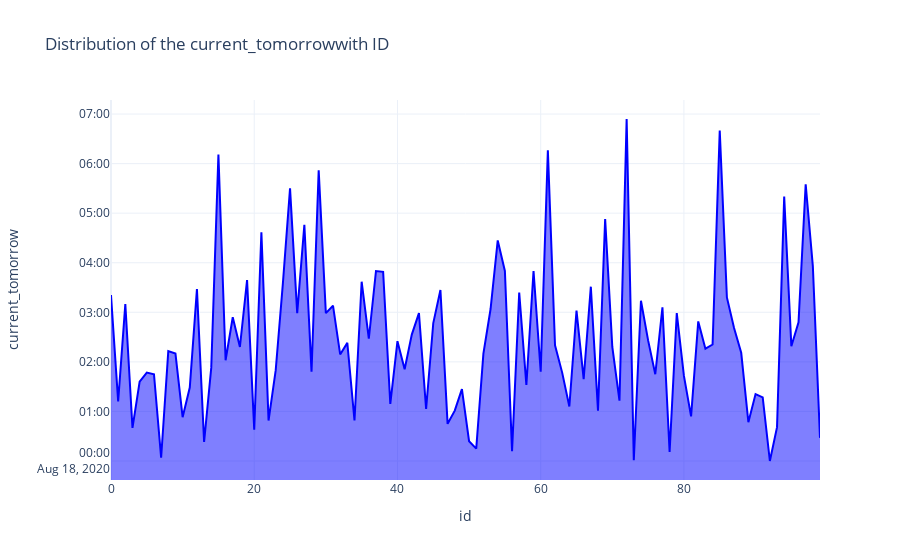
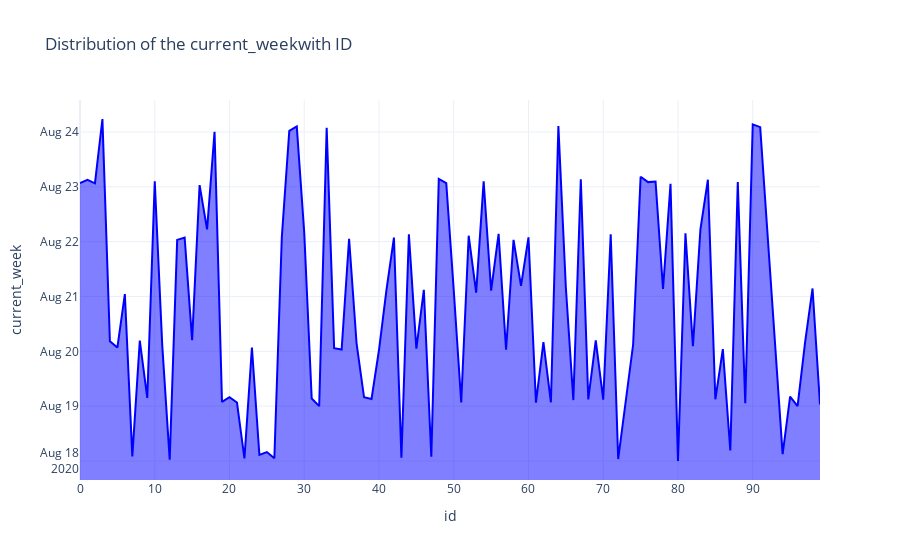
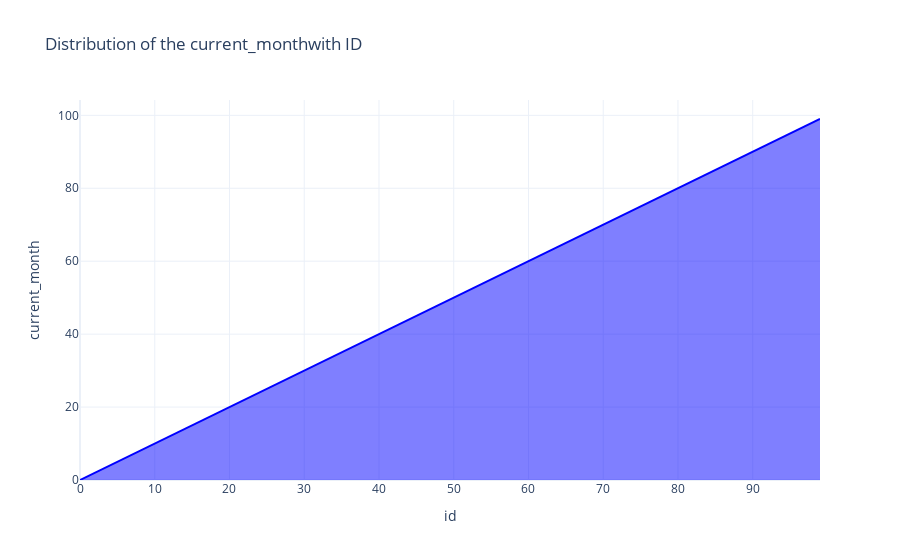

Notebook code cell kept with these figures, in order:
### Code cell
X_data = df_pd[["current_tomorrow", "current_week", "current_month"]]
    
for y_data in X_data:
    fig = px.area(df_pd,
            x='id',
            y=y_data,
            template='plotly_white',
            color_discrete_sequence=['blue'],
            title="Distribution of the "+str(y_data)+"with ID "
           )

    fig.show()

### Figure 1 — Plotly figure (JSON) as saved in the notebook; plotly's stock layout.template omitted (floating-point values rounded to 4 significant figures)
{"data": [{"hoverlabel": {"namelength": 0}, "hovertemplate": "id=%{x}<br>current_tomorrow=%{y}", "legendgroup": "", "line": {"color": "blue"}, "mode": "lines", "name": "", "orientation": "v", "showlegend": false, "stackgroup": "1", "type": "scatter", "x": ["0", "1", "2", "3", "4", "5", "6", "7", "8", "9", "10", "11", "12", "13", "14", "15", "16", "17", "18", "19", "20", "21", "22", "23", "24", "25", "26", "27", "28", "29", "30", "31", "32", "33", "34", "35", "36", "37", "38", "39", "40", "41", "42", "43", "44", "45", "46", "47", "48", "49", "50", "51", "52", "53", "54", "55", "56", "57", "58", "59", "60", "61", "62", "63", "64", "65", "66", "67", "68", "69", "70", "71", "72", "73", "74", "75", "76", "77", "78", "79", "80", "81", "82", "83", "84", "85", "86", "87", "88", "89", "90", "91", "92", "93", "94", "95", "96", "97", "98", "99"], "xaxis": "x", "y": ["2020-08-18T03:21:00", "2020-08-18T01:12:00", "2020-08-18T03:10:00", "2020-08-18T00:40:00", "2020-08-18T01:36:00", "2020-08-18T01:47:00", "2020-08-18T01:45:00", "2020-08-18T00:04:00", "2020-08-18T02:13:00", "2020-08-18T02:10:00", "2020-08-18T00:53:00", "2020-08-18T01:29:00", "2020-08-18T03:28:00", "2020-08-18T00:23:00", "2020-08-18T01:53:00", "2020-08-18T06:11:00", "2020-08-18T02:02:00", "2020-08-18T02:54:00", "2020-08-18T02:18:00", "2020-08-18T03:39:00", "2020-08-18T00:38:00", "2020-08-18T04:37:00", "2020-08-18T00:49:00", "2020-08-18T01:50:00", "2020-08-18T03:35:00", "2020-08-18T05:30:00", "2020-08-18T02:59:00", "2020-08-18T04:46:00", "2020-08-18T01:48:00", "2020-08-18T05:52:00", "2020-08-18T02:59:00", "2020-08-18T03:08:00", "2020-08-18T02:09:00", "2020-08-18T02:23:00", "2020-08-18T00:49:00", "2020-08-18T03:37:00", "2020-08-18T02:28:00", "2020-08-18T03:50:00", "2020-08-18T03:49:00", "2020-08-18T01:09:00", "2020-08-18T02:25:00", "2020-08-18T01:51:00", "2020-08-18T02:33:00", "2020-08-18T02:59:00", "2020-08-18T01:03:00", "2020-08-18T02:47:00", "2020-08-18T03:27:00", "2020-08-18T00:45:00", "2020-08-18T01:01:00", "2020-08-18T01:27:00", "2020-08-18T00:24:00", "2020-08-18T00:15:00", "2020-08-18T02:10:00", "2020-08-18T03:04:00", "2020-08-18T04:27:00", "2020-08-18T03:50:00", "2020-08-18T00:12:00", "2020-08-18T03:24:00", "2020-08-18T01:32:00", "2020-08-18T03:50:00", "2020-08-18T01:48:00", "2020-08-18T06:16:00", "2020-08-18T02:20:00", "2020-08-18T01:47:00", "2020-08-18T01:06:00", "2020-08-18T03:02:00", "2020-08-18T01:39:00", "2020-08-18T03:31:00", "2020-08-18T01:01:00", "2020-08-18T04:53:00", "2020-08-18T02:18:00", "2020-08-18T01:13:00", "2020-08-18T06:54:00", "2020-08-18T00:01:00", "2020-08-18T03:14:00", "2020-08-18T02:26:00", "2020-08-18T01:45:00", "2020-08-18T03:06:00", "2020-08-18T00:11:00", "2020-08-18T02:59:00", "2020-08-18T01:43:00", "2020-08-18T00:54:00", "2020-08-18T02:49:00", "2020-08-18T02:16:00", "2020-08-18T02:21:00", "2020-08-18T06:40:00", "2020-08-18T03:18:00", "2020-08-18T02:41:00", "2020-08-18T02:11:00", "2020-08-18T00:47:00", "2020-08-18T01:21:00", "2020-08-18T01:17:00", "2020-08-18T00:00:00", "2020-08-18T00:41:00", "2020-08-18T05:20:00", "2020-08-18T02:19:00", "2020-08-18T02:48:00", "2020-08-18T05:35:00", "2020-08-18T03:56:00", "2020-08-18T00:28:00"], "yaxis": "y"}], "layout": {"legend": {"tracegroupgap": 0}, "title": {"text": "Distribution of the current_tomorrowwith ID "}, "xaxis": {"anchor": "y", "domain": [0, 1], "title": {"text": "id"}}, "yaxis": {"anchor": "x", "domain": [0, 1], "title": {"text": "current_tomorrow"}}}}

### Figure 2 — Plotly figure (JSON) as saved in the notebook; plotly's stock layout.template omitted (floating-point values rounded to 4 significant figures)
{"data": [{"hoverlabel": {"namelength": 0}, "hovertemplate": "id=%{x}<br>current_week=%{y}", "legendgroup": "", "line": {"color": "blue"}, "mode": "lines", "name": "", "orientation": "v", "showlegend": false, "stackgroup": "1", "type": "scatter", "x": ["0", "1", "2", "3", "4", "5", "6", "7", "8", "9", "10", "11", "12", "13", "14", "15", "16", "17", "18", "19", "20", "21", "22", "23", "24", "25", "26", "27", "28", "29", "30", "31", "32", "33", "34", "35", "36", "37", "38", "39", "40", "41", "42", "43", "44", "45", "46", "47", "48", "49", "50", "51", "52", "53", "54", "55", "56", "57", "58", "59", "60", "61", "62", "63", "64", "65", "66", "67", "68", "69", "70", "71", "72", "73", "74", "75", "76", "77", "78", "79", "80", "81", "82", "83", "84", "85", "86", "87", "88", "89", "90", "91", "92", "93", "94", "95", "96", "97", "98", "99"], "xaxis": "x", "y": ["2020-08-23T01:35:00", "2020-08-23T02:59:00", "2020-08-23T01:31:00", "2020-08-24T05:39:00", "2020-08-20T04:24:00", "2020-08-20T01:38:00", "2020-08-21T01:02:00", "2020-08-18T02:02:00", "2020-08-20T04:42:00", "2020-08-19T03:36:00", "2020-08-23T02:22:00", "2020-08-20T02:50:00", "2020-08-18T00:36:00", "2020-08-22T00:45:00", "2020-08-22T01:46:00", "2020-08-20T04:53:00", "2020-08-23T00:45:00", "2020-08-22T05:22:00", "2020-08-24T00:02:00", "2020-08-19T01:51:00", "2020-08-19T03:55:00", "2020-08-19T01:36:00", "2020-08-18T01:06:00", "2020-08-20T01:40:00", "2020-08-18T02:42:00", "2020-08-18T03:55:00", "2020-08-18T01:13:00", "2020-08-22T02:01:00", "2020-08-24T00:28:00", "2020-08-24T02:25:00", "2020-08-22T03:55:00", "2020-08-19T03:22:00", "2020-08-19T00:01:00", "2020-08-24T01:51:00", "2020-08-20T01:22:00", "2020-08-20T00:46:00", "2020-08-22T01:16:00", "2020-08-20T03:30:00", "2020-08-19T03:53:00", "2020-08-19T03:09:00", "2020-08-20T00:34:00", "2020-08-21T02:55:00", "2020-08-22T01:47:00", "2020-08-18T01:25:00", "2020-08-22T03:11:00", "2020-08-20T01:11:00", "2020-08-21T02:53:00", "2020-08-18T01:53:00", "2020-08-23T03:24:00", "2020-08-23T01:34:00", "2020-08-21T02:46:00", "2020-08-19T01:38:00", "2020-08-22T02:35:00", "2020-08-21T01:41:00", "2020-08-23T02:20:00", "2020-08-21T02:33:00", "2020-08-22T03:25:00", "2020-08-20T00:42:00", "2020-08-22T00:47:00", "2020-08-21T04:36:00", "2020-08-22T01:53:00", "2020-08-19T01:30:00", "2020-08-20T04:04:00", "2020-08-19T01:39:00", "2020-08-24T02:32:00", "2020-08-21T03:55:00", "2020-08-19T02:40:00", "2020-08-23T03:18:00", "2020-08-19T02:55:00", "2020-08-20T04:48:00", "2020-08-19T02:52:00", "2020-08-22T03:10:00", "2020-08-18T00:51:00", "2020-08-19T01:58:00", "2020-08-20T02:58:00", "2020-08-23T04:24:00", "2020-08-23T02:02:00", "2020-08-23T02:16:00", "2020-08-21T03:15:00", "2020-08-23T01:16:00", "2020-08-18T00:00:00", "2020-08-22T03:39:00", "2020-08-20T02:14:00", "2020-08-22T05:12:00", "2020-08-23T03:05:00", "2020-08-19T02:59:00", "2020-08-20T00:58:00", "2020-08-18T04:36:00", "2020-08-23T02:01:00", "2020-08-19T01:14:00", "2020-08-24T03:18:00", "2020-08-24T02:05:00", "2020-08-22T03:54:00", "2020-08-20T02:03:00", "2020-08-18T03:00:00", "2020-08-19T04:08:00", "2020-08-19T00:00:00", "2020-08-20T03:47:00", "2020-08-21T03:30:00", "2020-08-19T00:45:00"], "yaxis": "y"}], "layout": {"legend": {"tracegroupgap": 0}, "title": {"text": "Distribution of the current_weekwith ID "}, "xaxis": {"anchor": "y", "domain": [0, 1], "title": {"text": "id"}}, "yaxis": {"anchor": "x", "domain": [0, 1], "title": {"text": "current_week"}}}}

### Figure 3 — Plotly figure (JSON) as saved in the notebook; plotly's stock layout.template omitted (floating-point values rounded to 4 significant figures)
{"data": [{"hoverlabel": {"namelength": 0}, "hovertemplate": "id=%{x}<br>current_month=%{y}", "legendgroup": "", "line": {"color": "blue"}, "mode": "lines", "name": "", "orientation": "v", "showlegend": false, "stackgroup": "1", "type": "scatter", "x": ["0", "1", "2", "3", "4", "5", "6", "7", "8", "9", "10", "11", "12", "13", "14", "15", "16", "17", "18", "19", "20", "21", "22", "23", "24", "25", "26", "27", "28", "29", "30", "31", "32", "33", "34", "35", "36", "37", "38", "39", "40", "41", "42", "43", "44", "45", "46", "47", "48", "49", "50", "51", "52", "53", "54", "55", "56", "57", "58", "59", "60", "61", "62", "63", "64", "65", "66", "67", "68", "69", "70", "71", "72", "73", "74", "75", "76", "77", "78", "79", "80", "81", "82", "83", "84", "85", "86", "87", "88", "89", "90", "91", "92", "93", "94", "95", "96", "97", "98", "99"], "xaxis": "x", "y": [0, 1, 2, 3, 4, 5, 6, 7, 8, 9, 10, 11, 12, 13, 14, 15, 16, 17, 18, 19, 20, 21, 22, 23, 24, 25, 26, 27, 28, 29, 30, 31, 32, 33, 34, 35, 36, 37, 38, 39, 40, 41, 42, 43, 44, 45, 46, 47, 48, 49, 50, 51, 52, 53, 54, 55, 56, 57, 58, 59, 60, 61, 62, 63, 64, 65, 66, 67, 68, 69, 70, 71, 72, 73, 74, 75, 76, 77, 78, 79, 80, 81, 82, 83, 84, 85, 86, 87, 88, 89, 90, 91, 92, 93, 94, 95, 96, 97, 98, 99], "yaxis": "y"}], "layout": {"legend": {"tracegroupgap": 0}, "title": {"text": "Distribution of the current_monthwith ID "}, "xaxis": {"anchor": "y", "domain": [0, 1], "title": {"text": "id"}}, "yaxis": {"anchor": "x", "domain": [0, 1], "title": {"text": "current_month"}}}}
